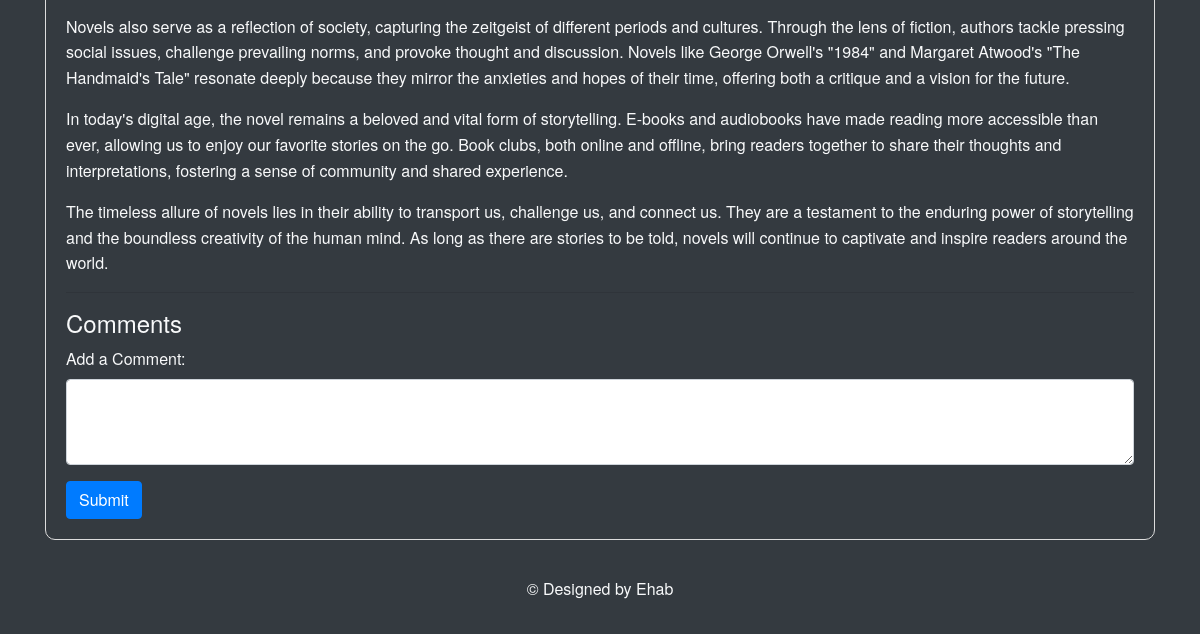
Page /post/4/ (lower part) on the earlier database version.
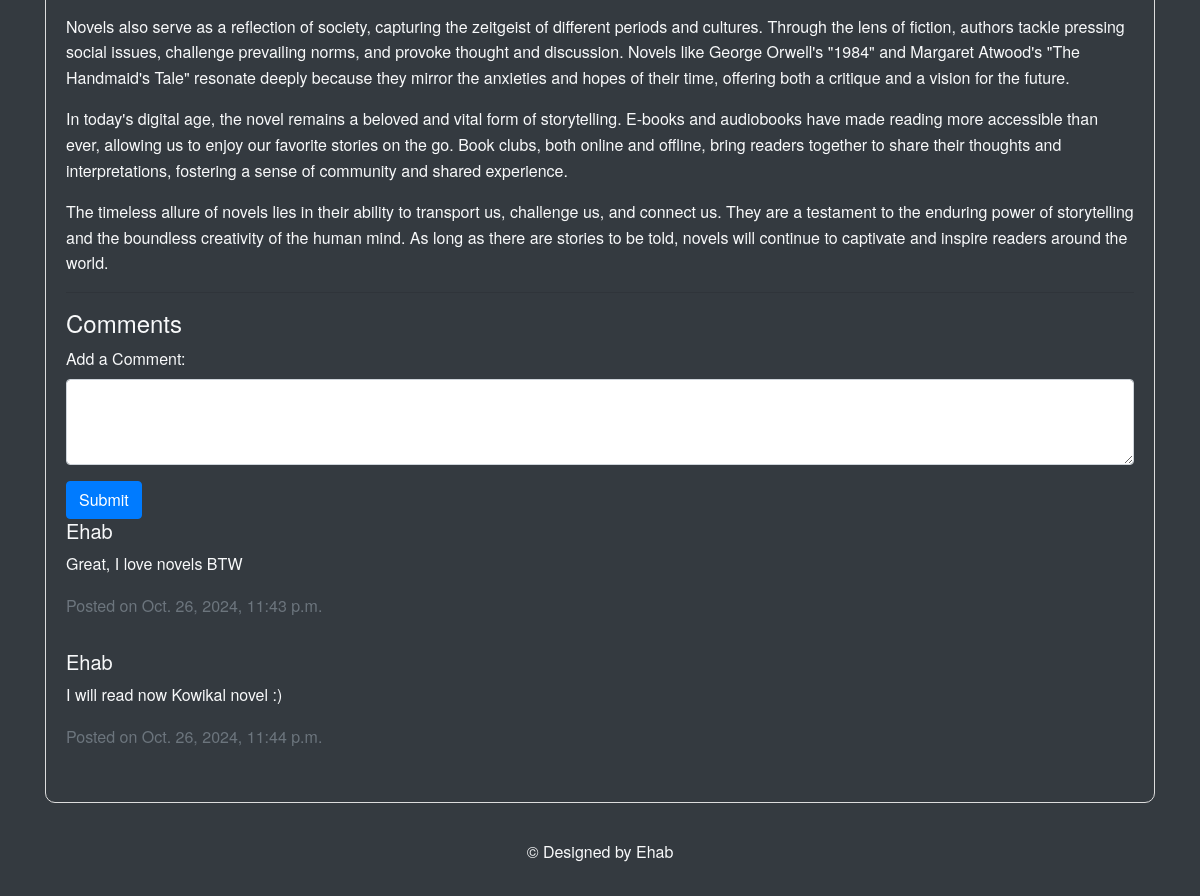
Same page on the later database version.
### blog/models.py (models this page shows, shortened)
class Comments(models.Model):
    post = models.ForeignKey(CreatePost, related_name='comments', on_delete=models.CASCADE)
    user = models.ForeignKey(User, on_delete=models.CASCADE)
    text = models.TextField(max_length=1000)
    created_at = models.DateTimeField(auto_now_add=True)

### admin_dash/models.py (models this page shows, shortened)
class CustomUser(AbstractBaseUser, PermissionsMixin):
    first_name = models.CharField(max_length=255)
    last_name = models.CharField(max_length=255)
    username = models.CharField(max_length=255)
    email = models.EmailField(unique=True)
    is_active = models.BooleanField(default=True)
    is_staff = models.BooleanField(default=False)
    is_superuser = models.BooleanField(default=False)  # This flag is necessary
    objects = CustomUserManager()
    USERNAME_FIELD = 'email'
    REQUIRED_FIELDS = []

### blog/views.py (the view, shortened to what this page needs)
# urls.py: path('post/<int:pk>/', views.post, name='post'),
def post(request, pk):
    post = get_object_or_404(CreatePost, id=pk)
    post.views += 1
    post.save()
    comments = Comments.objects.filter(post=post)
    return render(request, 'posts/post.html', {'post': post, 'comments': comments})

### blog/templates/posts/post.html (shortened to what this page needs)
{% extends "base.html" %}
{% block content %}
    <div class="container mt-5">
        <div class="card">
            <div class="card-body">
                <p class="card-text" style="line-height: 1.6; margin-bottom: 15px;">{{ post.content|linebreaks }}</p>
                <hr>
                <h4>Comments</h4>
                <form method="post">
                    <div class="form-group">
                        <label for="text">Add a Comment:</label>
                        <textarea class="form-control" id="text" name="text" rows="3"></textarea>
                    </div>
                    <button type="submit" class="btn btn-primary">Submit</button>
                </form>
                {% for comment in post.comments.all %}
                <div class="media mb-3">
                    <div class="media-body">
                        <h5 class="mt-0">{{ comment.user.first_name }}</h5>
                        <p>{{ comment.text }}</p>
                        <p class="text-muted">Posted on {{ comment.created_at }}</p>
                    </div>
                </div>
                {% endfor %}
            </div>
        </div>
    </div>
{% endblock content %}

Differences in the rows shown:
added Comments: user.first_name "Ehab", text "Great, I love novels BTW", created_at "Oct. 26, 2024, 11:43 p.m."
added Comments: user.first_name "Ehab", text "I will read now Kowikal novel :)", created_at "Oct. 26, 2024, 11:44 p.m."
